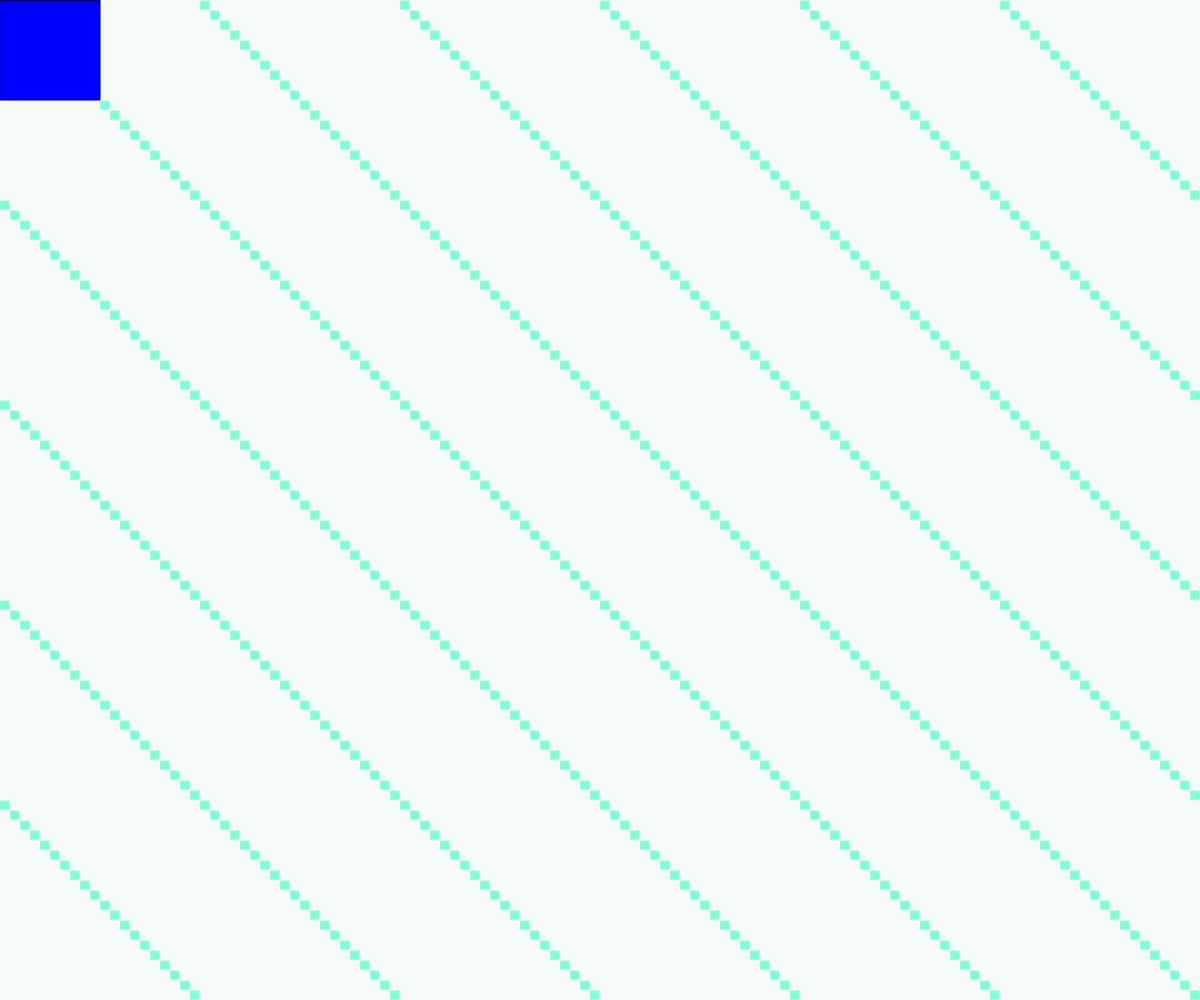
Frame 1 (no input)
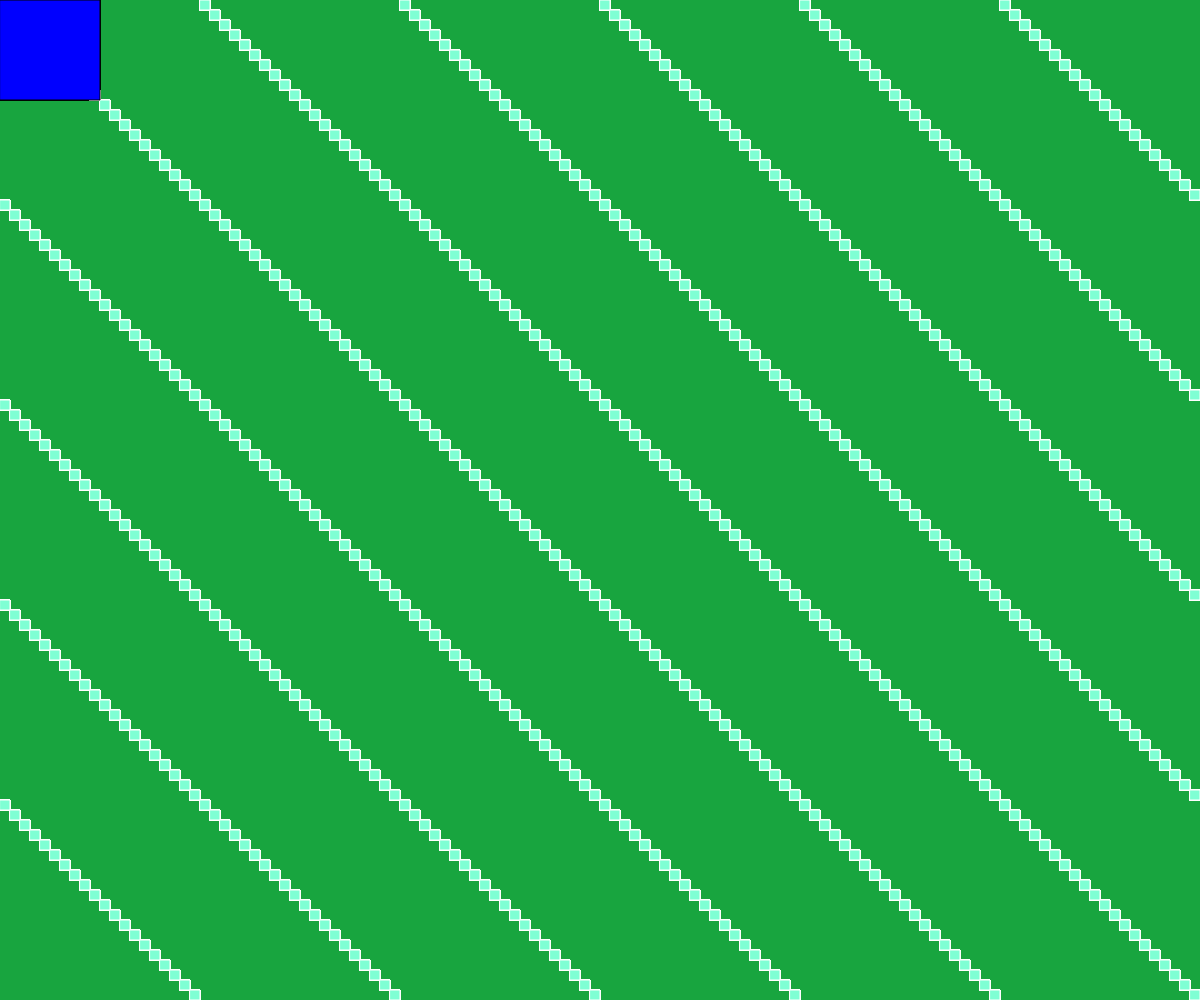
Frame 60 (no input)
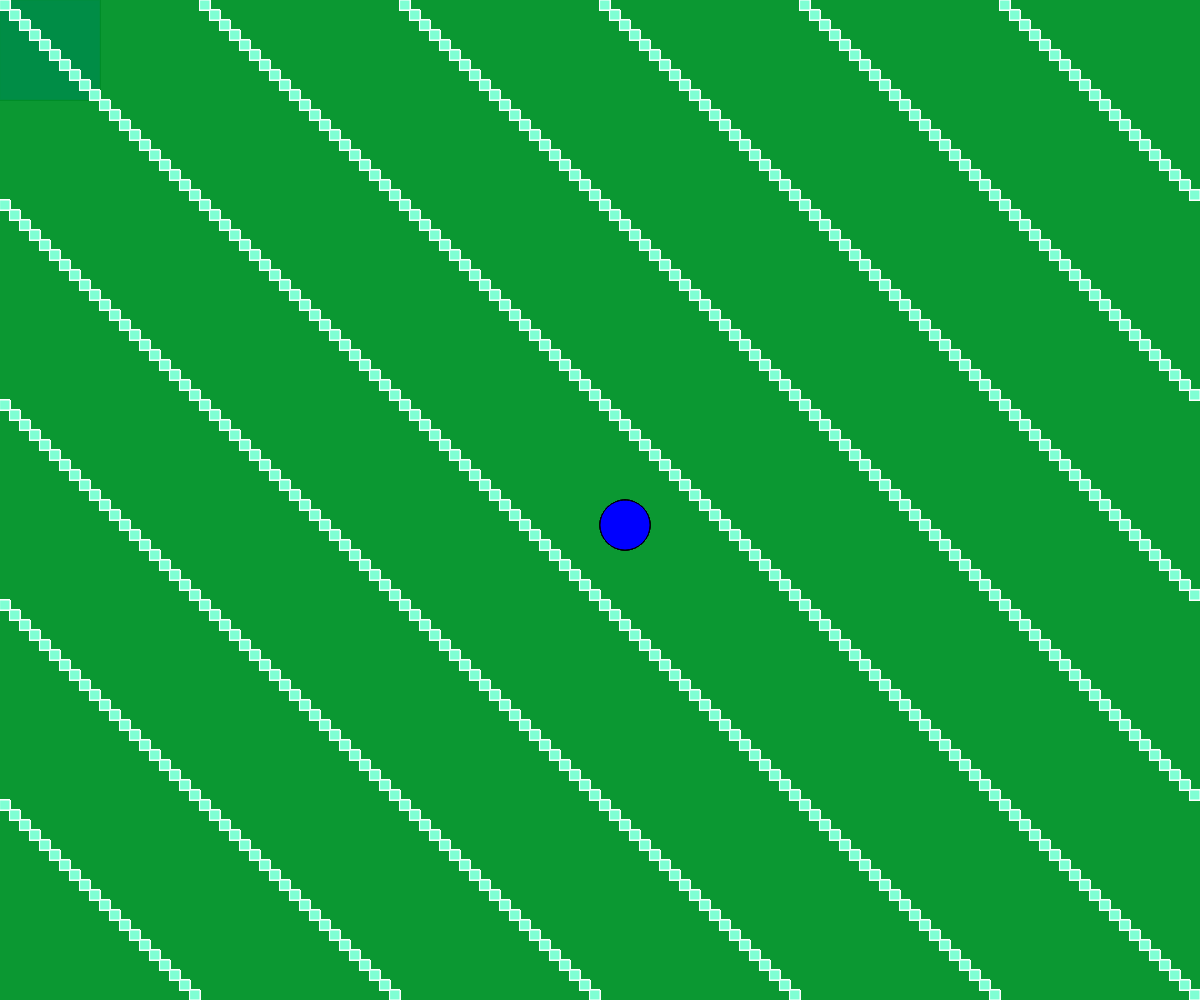
Frame 120 (the mouse pressed at the canvas centre since frame 60)

The p5.js sketch that drew these frames (run headless with seeded random() and noise() and a simulated clock; from frame 60 on, the mouse is pressed at the canvas centre):

// p5.js sketch
// ── sketch.js

function setup (){
    createCanvas(windowWidth,windowHeight);
}

function draw (){
    background(0, 150, 50, 10);
    fill('aquamarine')
    stroke('white')
    for(var i = 0; i < 10000; i++){
        rect((i*10)%width,(i*10)%height,10,10);
    }
    fill('blue')
    stroke('black')
    if(mouseX < 200){
        rect(mouseX,mouseY,100,100);
    }else{
        rect(mouseX,mouseY,50,50,25);
    }
}
// ── script.js
var billy; // variable declaration without definition

console.log(billy);// billy has the value undefined
billy = 13;
billy = 'billy is great';
billy = 'billy said "hello"';

//keyword expression codeblock
if(true){
    console.log(billy);
}

if(5 < 15){
    console.log('is it true?');
}

billy = "silly";
if(billy){ //coercion change string to boolean
    console.log("billy is silly");
}

if(billy === 'silly'){ //=== testing for equal value and same type
    console.log('really silly')
}

// == tests for equal value, but allows for coercion
// billy == true
// billy gets coerced to a boolean and the expression is true
//type of operator proceeds a variable name or literal value

console.log(typeof "lkjfjdlfkj");
console.log(typeof billy);

if(typeof billy === "string"){
    billy = "sdfghjk";
}else{
    billy = 42;
}

/////////////
// for loop

for(var i = 0; i < 5; i++){
    console.log("hello");
}
for(var i = 0; i < 10; i++){
    console.log(i);
}
console.log(i);
//////

//function declaration
function bob(){
    console.log("i am bob");
    return 'bob';
}

// function invokation
bob(); /// () function invokation operator

/* multi line comment
for(var i = 0; i < 10000; i++){
    bob();
}
    */

console.log( bob() );

function bailly(data){
    data = data + 100;
    return data;
}

var mydata = bailly(50);
console.log(mydata);
console.log( typeof mydata );
